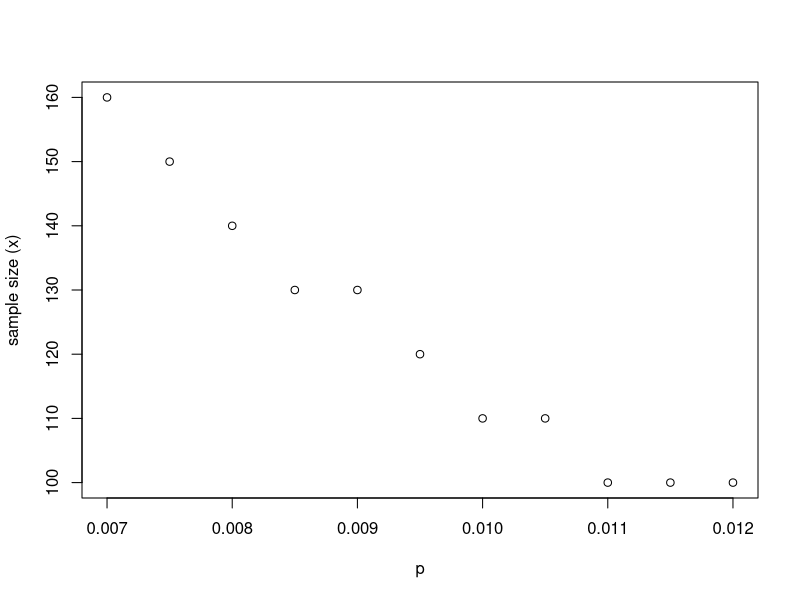
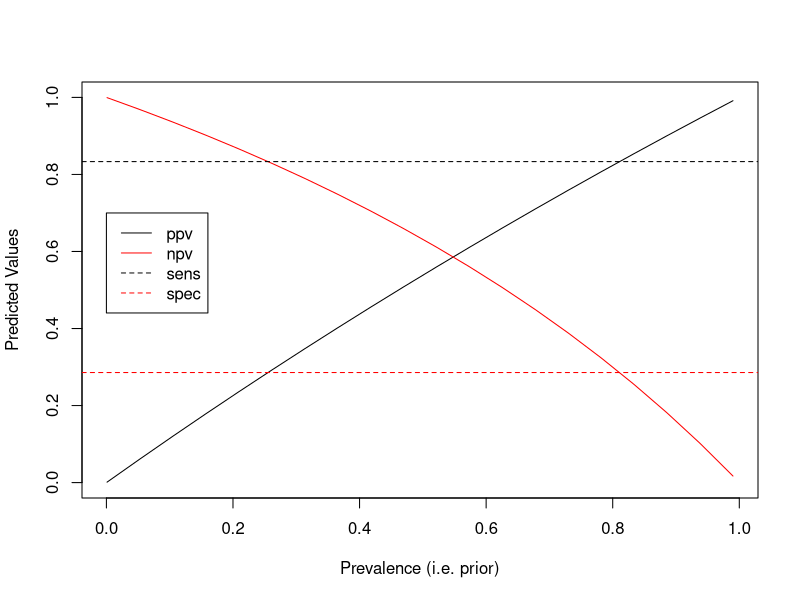

These charts were generated, in order, by the following R code:
# Title     : TODO
# Objective : TODO
# Created by: oscarhernandezlopez
# Created on: 26/10/20

require(caret)

data<-read.csv("covid19_confirmed_mx.csv",header = TRUE)

population <- 126200000
cases <- sum(data[,ncol(data)])

pA <- cases / population
pnotA <- 1 - pA
pB_A <- 0.99
pB_notA <- 0.01

p_bayes <- (pA * pB_A)/((pA * pB_A) + (pnotA*pB_notA))


#Sample Size
p <- seq(from = 0.007, to = 0.012, by = 0.0005)

xval <- function (p){
  acc <- 0.99
  spec <- 0.98
  x <- seq(from =40, to=10000, by = 10)
  for (i in x){
    pc <- 1 - (1-p)^i
    prob <- (acc*pc)/((acc*pc) + (1-pc)*(1-spec))
    if(prob>=0.99){
      break
    }
  }
  i
}
sapply(p,xval)

png('sample_plot.png',width = 2000, height = 1400, res = 275)
plot(sapply(p,xval), x = p, ylab = 'sample size (x)')
dev.off()

#Prevalence
lvs <- c("no_covid", "covid")
truth <- factor(rep(lvs, times = c(1501864, 1069392)),
                levels = rev(lvs))

pred <- factor(
               c(
                 rep(lvs, times = c(429104, 1072760)),
                 rep(lvs, times = c(178232, 891160))),
               levels = rev(lvs))

xtab <- table(pred, truth)

sensitivity(pred, truth)
sensitivity(xtab)
posPredValue(pred, truth)
posPredValue(pred, truth, prevalence = 0.55)

specificity(pred, truth)
negPredValue(pred, truth)
negPredValue(xtab)
negPredValue(pred, truth, prevalence = 0.55)


prev <- seq(0.001, .99, length = 20)
npvVals <- ppvVals <- prev  * NA
for(i in seq(along = prev))
  {
    ppvVals[i] <- posPredValue(pred, truth, prevalence = prev[i])
    npvVals[i] <- negPredValue(pred, truth, prevalence = prev[i])
  }

png('plot.png',width = 2000, height = 1400, res = 275)
plot(prev, ppvVals,
     ylim = c(0, 1),
     type = "l",
     ylab = "Predicted Values",
     xlab = "Prevalence (i.e. prior)")
points(prev, npvVals, type = "l", col = "red")
abline(h=sensitivity(pred, truth), lty = 2)
abline(h=specificity(pred, truth), lty = 2, col = "red")
legend(.00, .7,
       c("ppv", "npv", "sens", "spec"),
       col = c("black", "red", "black", "red"),
       lty = c(1, 1, 2, 2))
dev.off()